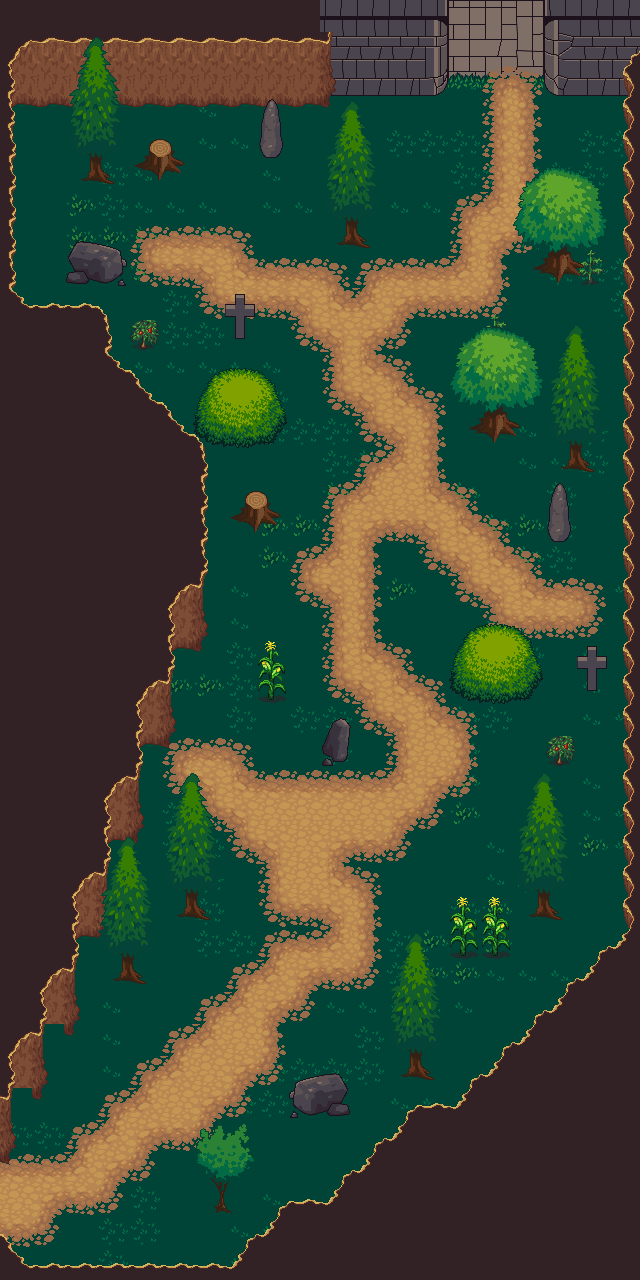

This is a level from a 2D game, rendered from its Tiled map with the project's own tilesets. A one-line summary and the map file follow, with tile-layer data summarised:
An orthogonal 20x40 tile map with 32x32 px tiles, 8 tile layers (grass, road, Слой тайлов 7, Слой тайлов 8, ...) and 4 objects (wall1, wall2, exit1, exit2).

<map version="1.4" tiledversion="1.4.3" orientation="orthogonal" renderorder="right-down" width="20" height="40" tilewidth="32" tileheight="32" infinite="0" nextlayerid="13" nextobjectid="9">
 <tileset firstgid="1" source="klipartz.com.tsx" />
 <objectgroup id="8" name="walls">
  <object id="3" name="wall1" x="448" y="0">
   <polygon points="0,0 0,96 -416,96 -416,288 -352,288 -320,320 -320,352 -224,448 -224,640 -256,640 -256,736 -288,768 -288,832 -320,864 -320,928 -352,960 -352,1024 -384,1056 -448,1152 -448,0" />
  </object>
  <object id="5" name="wall2" x="544" y="0">
   <polygon points="0,0 0,96 64,96 64,928 -96,1088 -128,1088 -160,1120 -224,1184 -256,1184 -320,1248 -512,1248 -544,1216 -544,1280 96,1280 96,0" />
  </object>
 </objectgroup>
 <objectgroup id="9" name="exits">
  <object id="7" name="exit1" x="0" y="1184" width="32" height="32" />
  <object id="8" name="exit2" x="448" y="0" width="32" height="32" />
 </objectgroup>
 <layer id="1" name="grass" width="20" height="40">
  <data>[800 cells, 800 non-empty, 4 distinct tile ids]</data>
 </layer>
 <layer id="2" name="road" width="20" height="40">
  <data>[800 cells, 190 non-empty, 22 distinct tile ids]</data>
 </layer>
 <layer id="11" name="Слой тайлов 7" width="20" height="40">
  <data>[800 cells, 3 non-empty, 1 distinct tile ids]</data>
 </layer>
 <layer id="12" name="Слой тайлов 8" width="20" height="40">
  <data>[800 cells, 2 non-empty, 2 distinct tile ids]</data>
 </layer>
 <layer id="3" name="walls castle" width="20" height="40">
  <data>[800 cells, 21 non-empty, 9 distinct tile ids]</data>
 </layer>
 <layer id="5" name="walls" width="20" height="40">
  <data>[800 cells, 304 non-empty, 17 distinct tile ids]</data>
 </layer>
 <layer id="6" name="decor" width="20" height="40">
  <data>[800 cells, 38 non-empty, 19 distinct tile ids]</data>
 </layer>
 <layer id="4" name="treas" width="20" height="40">
  <data>[800 cells, 118 non-empty, 37 distinct tile ids]</data>
 </layer>
</map>
